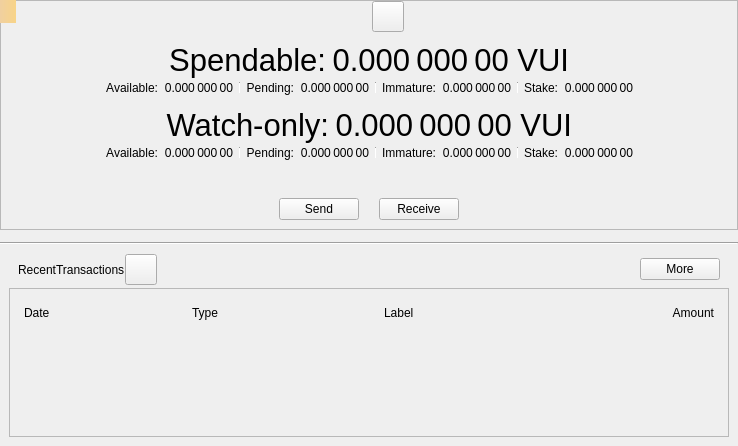
<?xml version="1.0" encoding="UTF-8"?>
<ui version="4.0">
 <class>OverviewPage</class>
 <widget class="QWidget" name="OverviewPage">
  <property name="geometry">
   <rect>
    <x>0</x>
    <y>0</y>
    <width>738</width>
    <height>446</height>
   </rect>
  </property>
  <property name="windowTitle">
   <string>Form</string>
  </property>
  <layout class="QVBoxLayout" name="verticalLayout_6">
   <property name="spacing">
    <number>0</number>
   </property>
   <property name="leftMargin">
    <number>0</number>
   </property>
   <property name="topMargin">
    <number>0</number>
   </property>
   <property name="rightMargin">
    <number>0</number>
   </property>
   <property name="bottomMargin">
    <number>0</number>
   </property>
   <item>
    <widget class="QFrame" name="frameBalances">
     <property name="frameShape">
      <enum>QFrame::StyledPanel</enum>
     </property>
     <property name="frameShadow">
      <enum>QFrame::Raised</enum>
     </property>
     <layout class="QVBoxLayout" name="verticalLayout_5">
      <property name="spacing">
       <number>0</number>
      </property>
      <property name="leftMargin">
       <number>0</number>
      </property>
      <property name="topMargin">
       <number>0</number>
      </property>
      <property name="rightMargin">
       <number>0</number>
      </property>
      <property name="bottomMargin">
       <number>0</number>
      </property>
      <item>
       <widget class="QWidget" name="widgetStatus" native="true">
        <layout class="QHBoxLayout" name="horizontalLayout_16">
         <property name="leftMargin">
          <number>0</number>
         </property>
         <property name="topMargin">
          <number>0</number>
         </property>
         <property name="rightMargin">
          <number>0</number>
         </property>
         <property name="bottomMargin">
          <number>0</number>
         </property>
         <item>
          <spacer name="horizontalSpacer_6">
           <property name="orientation">
            <enum>Qt::Horizontal</enum>
           </property>
           <property name="sizeHint" stdset="0">
            <size>
             <width>0</width>
             <height>20</height>
            </size>
           </property>
          </spacer>
         </item>
         <item>
          <widget class="QLabel" name="labelLogo">
           <property name="sizePolicy">
            <sizepolicy hsizetype="Fixed" vsizetype="Fixed">
             <horstretch>0</horstretch>
             <verstretch>0</verstretch>
            </sizepolicy>
           </property>
           <property name="minimumSize">
            <size>
             <width>32</width>
             <height>32</height>
            </size>
           </property>
          </widget>
         </item>
         <item>
          <widget class="QToolButton" name="labelWalletStatus">
           <property name="enabled">
            <bool>true</bool>
           </property>
           <property name="toolTip">
            <string>The displayed information may be out of date. Your wallet automatically synchronizes with the VuiCash network after a connection is established, but this process has not completed yet.</string>
           </property>
           <property name="text">
            <string/>
           </property>
           <property name="icon">
            <iconset>
             <normaloff>:/icons/warning</normaloff>
             <disabledoff>:/icons/warning</disabledoff>:/icons/warning</iconset>
           </property>
           <property name="iconSize">
            <size>
             <width>24</width>
             <height>24</height>
            </size>
           </property>
           <property name="flat" stdset="0">
            <bool>false</bool>
           </property>
          </widget>
         </item>
         <item>
          <spacer name="horizontalSpacer_5">
           <property name="orientation">
            <enum>Qt::Horizontal</enum>
           </property>
           <property name="sizeHint" stdset="0">
            <size>
             <width>0</width>
             <height>20</height>
            </size>
           </property>
          </spacer>
         </item>
        </layout>
       </widget>
      </item>
      <item>
       <widget class="QWidget" name="widgetWallet" native="true">
        <layout class="QVBoxLayout" name="verticalLayout_2">
         <property name="spacing">
          <number>0</number>
         </property>
         <item>
          <widget class="QWidget" name="widgetTotal" native="true">
           <layout class="QHBoxLayout" name="horizontalLayout">
            <property name="leftMargin">
             <number>0</number>
            </property>
            <property name="topMargin">
             <number>0</number>
            </property>
            <property name="rightMargin">
             <number>0</number>
            </property>
            <property name="bottomMargin">
             <number>0</number>
            </property>
            <item>
             <spacer name="horizontalSpacer_7">
              <property name="orientation">
               <enum>Qt::Horizontal</enum>
              </property>
              <property name="sizeHint" stdset="0">
               <size>
                <width>0</width>
                <height>20</height>
               </size>
              </property>
             </spacer>
            </item>
            <item>
             <widget class="QLabel" name="labelSpendable">
              <property name="font">
               <font>
                <pointsize>23</pointsize>
               </font>
              </property>
              <property name="text">
               <string>Spendable:</string>
              </property>
              <property name="alignment">
               <set>Qt::AlignRight|Qt::AlignTrailing|Qt::AlignVCenter</set>
              </property>
             </widget>
            </item>
            <item>
             <widget class="QLabel" name="labelTotal">
              <property name="font">
               <font>
                <pointsize>23</pointsize>
               </font>
              </property>
              <property name="cursor">
               <cursorShape>IBeamCursor</cursorShape>
              </property>
              <property name="toolTip">
               <string>Your current total balance</string>
              </property>
              <property name="text">
               <string notr="true">0.000 000 00 VUI</string>
              </property>
              <property name="alignment">
               <set>Qt::AlignRight|Qt::AlignTrailing|Qt::AlignVCenter</set>
              </property>
              <property name="textInteractionFlags">
               <set>Qt::LinksAccessibleByMouse|Qt::TextSelectableByMouse</set>
              </property>
             </widget>
            </item>
            <item>
             <spacer name="horizontalSpacer_8">
              <property name="orientation">
               <enum>Qt::Horizontal</enum>
              </property>
              <property name="sizeHint" stdset="0">
               <size>
                <width>0</width>
                <height>20</height>
               </size>
              </property>
             </spacer>
            </item>
           </layout>
          </widget>
         </item>
         <item>
          <layout class="QHBoxLayout" name="horizontalLayout_13">
           <property name="leftMargin">
            <number>0</number>
           </property>
           <property name="topMargin">
            <number>0</number>
           </property>
           <property name="rightMargin">
            <number>0</number>
           </property>
           <property name="bottomMargin">
            <number>0</number>
           </property>
           <item>
            <spacer name="horizontalSpacer_9">
             <property name="orientation">
              <enum>Qt::Horizontal</enum>
             </property>
             <property name="sizeHint" stdset="0">
              <size>
               <width>40</width>
               <height>20</height>
              </size>
             </property>
            </spacer>
           </item>
           <item>
            <widget class="QWidget" name="widgetBalance" native="true">
             <layout class="QHBoxLayout" name="horizontalLayout_2">
              <property name="leftMargin">
               <number>0</number>
              </property>
              <property name="topMargin">
               <number>0</number>
              </property>
              <property name="rightMargin">
               <number>0</number>
              </property>
              <property name="bottomMargin">
               <number>0</number>
              </property>
              <item>
               <widget class="QLabel" name="labelBalanceText">
                <property name="text">
                 <string>Available:</string>
                </property>
                <property name="alignment">
                 <set>Qt::AlignRight|Qt::AlignTrailing|Qt::AlignVCenter</set>
                </property>
               </widget>
              </item>
              <item>
               <widget class="QLabel" name="labelBalance">
                <property name="cursor">
                 <cursorShape>IBeamCursor</cursorShape>
                </property>
                <property name="toolTip">
                 <string>Your current spendable balance</string>
                </property>
                <property name="text">
                 <string notr="true">0.000 000 00</string>
                </property>
                <property name="alignment">
                 <set>Qt::AlignRight|Qt::AlignTrailing|Qt::AlignVCenter</set>
                </property>
                <property name="textInteractionFlags">
                 <set>Qt::LinksAccessibleByMouse|Qt::TextSelectableByMouse</set>
                </property>
               </widget>
              </item>
             </layout>
            </widget>
           </item>
           <item>
            <widget class="QWidget" name="widgetPending" native="true">
             <layout class="QHBoxLayout" name="horizontalLayout_3">
              <property name="leftMargin">
               <number>6</number>
              </property>
              <property name="topMargin">
               <number>0</number>
              </property>
              <property name="rightMargin">
               <number>0</number>
              </property>
              <property name="bottomMargin">
               <number>0</number>
              </property>
              <item>
               <widget class="Line" name="vLine">
                <property name="maximumSize">
                 <size>
                  <width>1</width>
                  <height>12</height>
                 </size>
                </property>
                <property name="orientation">
                 <enum>Qt::Vertical</enum>
                </property>
               </widget>
              </item>
              <item>
               <widget class="QLabel" name="labelPendingText">
                <property name="text">
                 <string>Pending:</string>
                </property>
                <property name="alignment">
                 <set>Qt::AlignRight|Qt::AlignTrailing|Qt::AlignVCenter</set>
                </property>
               </widget>
              </item>
              <item>
               <widget class="QLabel" name="labelUnconfirmed">
                <property name="cursor">
                 <cursorShape>IBeamCursor</cursorShape>
                </property>
                <property name="toolTip">
                 <string>Total of transactions that have yet to be confirmed, and do not yet count toward the spendable balance</string>
                </property>
                <property name="text">
                 <string notr="true">0.000 000 00</string>
                </property>
                <property name="alignment">
                 <set>Qt::AlignRight|Qt::AlignTrailing|Qt::AlignVCenter</set>
                </property>
                <property name="textInteractionFlags">
                 <set>Qt::LinksAccessibleByMouse|Qt::TextSelectableByMouse</set>
                </property>
               </widget>
              </item>
             </layout>
            </widget>
           </item>
           <item>
            <widget class="QWidget" name="widgetImmature" native="true">
             <layout class="QHBoxLayout" name="horizontalLayout_4">
              <property name="leftMargin">
               <number>6</number>
              </property>
              <property name="topMargin">
               <number>0</number>
              </property>
              <property name="rightMargin">
               <number>0</number>
              </property>
              <property name="bottomMargin">
               <number>0</number>
              </property>
              <item>
               <widget class="Line" name="vLine_2">
                <property name="maximumSize">
                 <size>
                  <width>1</width>
                  <height>12</height>
                 </size>
                </property>
                <property name="orientation">
                 <enum>Qt::Vertical</enum>
                </property>
               </widget>
              </item>
              <item>
               <widget class="QLabel" name="labelImmatureText">
                <property name="text">
                 <string>Immature:</string>
                </property>
                <property name="alignment">
                 <set>Qt::AlignRight|Qt::AlignTrailing|Qt::AlignVCenter</set>
                </property>
               </widget>
              </item>
              <item>
               <widget class="QLabel" name="labelImmature">
                <property name="cursor">
                 <cursorShape>IBeamCursor</cursorShape>
                </property>
                <property name="toolTip">
                 <string>Mined balance that has not yet matured</string>
                </property>
                <property name="text">
                 <string notr="true">0.000 000 00</string>
                </property>
                <property name="alignment">
                 <set>Qt::AlignRight|Qt::AlignTrailing|Qt::AlignVCenter</set>
                </property>
                <property name="textInteractionFlags">
                 <set>Qt::LinksAccessibleByMouse|Qt::TextSelectableByMouse</set>
                </property>
               </widget>
              </item>
             </layout>
            </widget>
           </item>
           <item>
            <widget class="QWidget" name="widgetStake" native="true">
             <layout class="QHBoxLayout" name="horizontalLayout_7">
              <property name="leftMargin">
               <number>6</number>
              </property>
              <property name="topMargin">
               <number>0</number>
              </property>
              <property name="rightMargin">
               <number>0</number>
              </property>
              <property name="bottomMargin">
               <number>0</number>
              </property>
              <item>
               <widget class="Line" name="vLine_3">
                <property name="maximumSize">
                 <size>
                  <width>1</width>
                  <height>12</height>
                 </size>
                </property>
                <property name="orientation">
                 <enum>Qt::Vertical</enum>
                </property>
               </widget>
              </item>
              <item>
               <widget class="QLabel" name="labelStakeText">
                <property name="text">
                 <string>Stake:</string>
                </property>
                <property name="alignment">
                 <set>Qt::AlignRight|Qt::AlignTrailing|Qt::AlignVCenter</set>
                </property>
               </widget>
              </item>
              <item>
               <widget class="QLabel" name="labelStake">
                <property name="text">
                 <string>0.000 000 00</string>
                </property>
                <property name="alignment">
                 <set>Qt::AlignRight|Qt::AlignTrailing|Qt::AlignVCenter</set>
                </property>
                <property name="textInteractionFlags">
                 <set>Qt::LinksAccessibleByMouse|Qt::TextSelectableByMouse</set>
                </property>
               </widget>
              </item>
             </layout>
            </widget>
           </item>
           <item>
            <spacer name="horizontalSpacer_10">
             <property name="orientation">
              <enum>Qt::Horizontal</enum>
             </property>
             <property name="sizeHint" stdset="0">
              <size>
               <width>40</width>
               <height>20</height>
              </size>
             </property>
            </spacer>
           </item>
          </layout>
         </item>
        </layout>
       </widget>
      </item>
      <item>
       <widget class="QWidget" name="widgetWatch" native="true">
        <layout class="QVBoxLayout" name="verticalLayout_4">
         <property name="spacing">
          <number>0</number>
         </property>
         <property name="topMargin">
          <number>0</number>
         </property>
         <property name="bottomMargin">
          <number>0</number>
         </property>
         <item>
          <widget class="QWidget" name="widgetWatchTotal" native="true">
           <layout class="QHBoxLayout" name="horizontalLayout_8">
            <property name="leftMargin">
             <number>0</number>
            </property>
            <property name="topMargin">
             <number>0</number>
            </property>
            <property name="rightMargin">
             <number>0</number>
            </property>
            <property name="bottomMargin">
             <number>0</number>
            </property>
            <item>
             <spacer name="horizontalSpacer_11">
              <property name="orientation">
               <enum>Qt::Horizontal</enum>
              </property>
              <property name="sizeHint" stdset="0">
               <size>
                <width>0</width>
                <height>20</height>
               </size>
              </property>
             </spacer>
            </item>
            <item>
             <widget class="QLabel" name="labelWatchonly">
              <property name="font">
               <font>
                <pointsize>23</pointsize>
               </font>
              </property>
              <property name="text">
               <string>Watch-only:</string>
              </property>
              <property name="alignment">
               <set>Qt::AlignRight|Qt::AlignTrailing|Qt::AlignVCenter</set>
              </property>
             </widget>
            </item>
            <item>
             <widget class="QLabel" name="labelWatchTotal">
              <property name="font">
               <font>
                <pointsize>23</pointsize>
               </font>
              </property>
              <property name="cursor">
               <cursorShape>IBeamCursor</cursorShape>
              </property>
              <property name="toolTip">
               <string>Current total balance in watch-only addresses</string>
              </property>
              <property name="text">
               <string notr="true">0.000 000 00 VUI</string>
              </property>
              <property name="alignment">
               <set>Qt::AlignRight|Qt::AlignTrailing|Qt::AlignVCenter</set>
              </property>
              <property name="textInteractionFlags">
               <set>Qt::LinksAccessibleByMouse|Qt::TextSelectableByMouse</set>
              </property>
             </widget>
            </item>
            <item>
             <spacer name="horizontalSpacer_12">
              <property name="orientation">
               <enum>Qt::Horizontal</enum>
              </property>
              <property name="sizeHint" stdset="0">
               <size>
                <width>0</width>
                <height>20</height>
               </size>
              </property>
             </spacer>
            </item>
           </layout>
          </widget>
         </item>
         <item>
          <layout class="QHBoxLayout" name="horizontalLayout_14">
           <property name="leftMargin">
            <number>0</number>
           </property>
           <property name="rightMargin">
            <number>0</number>
           </property>
           <item>
            <spacer name="horizontalSpacer_13">
             <property name="orientation">
              <enum>Qt::Horizontal</enum>
             </property>
             <property name="sizeHint" stdset="0">
              <size>
               <width>0</width>
               <height>20</height>
              </size>
             </property>
            </spacer>
           </item>
           <item>
            <widget class="QWidget" name="widgetWatchAvailable" native="true">
             <layout class="QHBoxLayout" name="horizontalLayout_9">
              <property name="leftMargin">
               <number>0</number>
              </property>
              <property name="topMargin">
               <number>0</number>
              </property>
              <property name="rightMargin">
               <number>0</number>
              </property>
              <property name="bottomMargin">
               <number>0</number>
              </property>
              <item>
               <widget class="QLabel" name="labelWatchAvailableText">
                <property name="text">
                 <string>Available:</string>
                </property>
                <property name="alignment">
                 <set>Qt::AlignRight|Qt::AlignTrailing|Qt::AlignVCenter</set>
                </property>
               </widget>
              </item>
              <item>
               <widget class="QLabel" name="labelWatchAvailable">
                <property name="cursor">
                 <cursorShape>IBeamCursor</cursorShape>
                </property>
                <property name="toolTip">
                 <string>Your current balance in watch-only addresses</string>
                </property>
                <property name="text">
                 <string notr="true">0.000 000 00</string>
                </property>
                <property name="alignment">
                 <set>Qt::AlignRight|Qt::AlignTrailing|Qt::AlignVCenter</set>
                </property>
                <property name="textInteractionFlags">
                 <set>Qt::LinksAccessibleByMouse|Qt::TextSelectableByMouse</set>
                </property>
               </widget>
              </item>
             </layout>
            </widget>
           </item>
           <item>
            <widget class="QWidget" name="widgetWatchPending" native="true">
             <layout class="QHBoxLayout" name="horizontalLayout_10">
              <property name="leftMargin">
               <number>6</number>
              </property>
              <property name="topMargin">
               <number>0</number>
              </property>
              <property name="rightMargin">
               <number>0</number>
              </property>
              <property name="bottomMargin">
               <number>0</number>
              </property>
              <item>
               <widget class="Line" name="vLine_4">
                <property name="maximumSize">
                 <size>
                  <width>1</width>
                  <height>12</height>
                 </size>
                </property>
                <property name="orientation">
                 <enum>Qt::Vertical</enum>
                </property>
               </widget>
              </item>
              <item>
               <widget class="QLabel" name="labelWatchPendingText">
                <property name="text">
                 <string>Pending:</string>
                </property>
                <property name="alignment">
                 <set>Qt::AlignRight|Qt::AlignTrailing|Qt::AlignVCenter</set>
                </property>
               </widget>
              </item>
              <item>
               <widget class="QLabel" name="labelWatchPending">
                <property name="cursor">
                 <cursorShape>IBeamCursor</cursorShape>
                </property>
                <property name="toolTip">
                 <string>Unconfirmed transactions to watch-only addresses</string>
                </property>
                <property name="text">
                 <string notr="true">0.000 000 00</string>
                </property>
                <property name="alignment">
                 <set>Qt::AlignRight|Qt::AlignTrailing|Qt::AlignVCenter</set>
                </property>
                <property name="textInteractionFlags">
                 <set>Qt::LinksAccessibleByMouse|Qt::TextSelectableByMouse</set>
                </property>
               </widget>
              </item>
             </layout>
            </widget>
           </item>
           <item>
            <widget class="QWidget" name="widgetWatchImmature" native="true">
             <layout class="QHBoxLayout" name="horizontalLayout_11">
              <property name="leftMargin">
               <number>6</number>
              </property>
              <property name="topMargin">
               <number>0</number>
              </property>
              <property name="rightMargin">
               <number>0</number>
              </property>
              <property name="bottomMargin">
               <number>0</number>
              </property>
              <item>
               <widget class="Line" name="vLine_5">
                <property name="maximumSize">
                 <size>
                  <width>1</width>
                  <height>12</height>
                 </size>
                </property>
                <property name="orientation">
                 <enum>Qt::Vertical</enum>
                </property>
               </widget>
              </item>
              <item>
               <widget class="QLabel" name="labelWatchImmatureText">
                <property name="text">
                 <string>Immature:</string>
                </property>
                <property name="alignment">
                 <set>Qt::AlignRight|Qt::AlignTrailing|Qt::AlignVCenter</set>
                </property>
               </widget>
              </item>
              <item>
               <widget class="QLabel" name="labelWatchImmature">
                <property name="cursor">
                 <cursorShape>IBeamCursor</cursorShape>
                </property>
                <property name="toolTip">
                 <string>Mined balance in watch-only addresses that has not yet matured</string>
                </property>
                <property name="text">
                 <string notr="true">0.000 000 00</string>
                </property>
                <property name="alignment">
                 <set>Qt::AlignRight|Qt::AlignTrailing|Qt::AlignVCenter</set>
                </property>
                <property name="textInteractionFlags">
                 <set>Qt::LinksAccessibleByMouse|Qt::TextSelectableByMouse</set>
                </property>
               </widget>
              </item>
             </layout>
            </widget>
           </item>
           <item>
            <widget class="QWidget" name="widgetWatchStake" native="true">
             <layout class="QHBoxLayout" name="horizontalLayout_12">
              <property name="leftMargin">
               <number>6</number>
              </property>
              <property name="topMargin">
               <number>0</number>
              </property>
              <property name="rightMargin">
               <number>0</number>
              </property>
              <property name="bottomMargin">
               <number>0</number>
              </property>
              <item>
               <widget class="Line" name="vLine_6">
                <property name="maximumSize">
                 <size>
                  <width>1</width>
                  <height>12</height>
                 </size>
                </property>
                <property name="orientation">
                 <enum>Qt::Vertical</enum>
                </property>
               </widget>
              </item>
              <item>
               <widget class="QLabel" name="labelWatchStakeText">
                <property name="text">
                 <string>Stake:</string>
                </property>
                <property name="alignment">
                 <set>Qt::AlignRight|Qt::AlignTrailing|Qt::AlignVCenter</set>
                </property>
               </widget>
              </item>
              <item>
               <widget class="QLabel" name="labelWatchStake">
                <property name="text">
                 <string>0.000 000 00</string>
                </property>
                <property name="alignment">
                 <set>Qt::AlignRight|Qt::AlignTrailing|Qt::AlignVCenter</set>
                </property>
                <property name="textInteractionFlags">
                 <set>Qt::LinksAccessibleByMouse|Qt::TextSelectableByMouse</set>
                </property>
               </widget>
              </item>
             </layout>
            </widget>
           </item>
           <item>
            <spacer name="horizontalSpacer_14">
             <property name="orientation">
              <enum>Qt::Horizontal</enum>
             </property>
             <property name="sizeHint" stdset="0">
              <size>
               <width>0</width>
               <height>20</height>
              </size>
             </property>
            </spacer>
           </item>
          </layout>
         </item>
        </layout>
       </widget>
      </item>
      <item>
       <widget class="QWidget" name="widgetTransaction" native="true">
        <layout class="QHBoxLayout" name="horizontalLayout_15">
         <property name="spacing">
          <number>20</number>
         </property>
         <property name="topMargin">
          <number>35</number>
         </property>
         <item>
          <spacer name="horizontalSpacer_15">
           <property name="orientation">
            <enum>Qt::Horizontal</enum>
           </property>
           <property name="sizeHint" stdset="0">
            <size>
             <width>0</width>
             <height>20</height>
            </size>
           </property>
          </spacer>
         </item>
         <item>
          <widget class="VuiCashPushButton" name="buttonSend">
           <property name="text">
            <string>Send</string>
           </property>
          </widget>
         </item>
         <item>
          <widget class="VuiCashPushButton" name="buttonReceive">
           <property name="text">
            <string>Receive</string>
           </property>
          </widget>
         </item>
         <item>
          <spacer name="horizontalSpacer_16">
           <property name="orientation">
            <enum>Qt::Horizontal</enum>
           </property>
           <property name="sizeHint" stdset="0">
            <size>
             <width>0</width>
             <height>20</height>
            </size>
           </property>
          </spacer>
         </item>
        </layout>
       </widget>
      </item>
     </layout>
    </widget>
   </item>
   <item>
    <spacer name="verticalSpacer_5">
     <property name="orientation">
      <enum>Qt::Vertical</enum>
     </property>
     <property name="sizeType">
      <enum>QSizePolicy::Fixed</enum>
     </property>
     <property name="sizeHint" stdset="0">
      <size>
       <width>20</width>
       <height>12</height>
      </size>
     </property>
    </spacer>
   </item>
   <item>
    <widget class="Line" name="hLine">
     <property name="orientation">
      <enum>Qt::Horizontal</enum>
     </property>
    </widget>
   </item>
   <item>
    <spacer name="verticalSpacer_4">
     <property name="orientation">
      <enum>Qt::Vertical</enum>
     </property>
     <property name="sizeType">
      <enum>QSizePolicy::Fixed</enum>
     </property>
     <property name="sizeHint" stdset="0">
      <size>
       <width>20</width>
       <height>0</height>
      </size>
     </property>
    </spacer>
   </item>
   <item>
    <widget class="QWidget" name="widgetRecent" native="true">
     <layout class="QVBoxLayout" name="verticalLayout">
      <property name="spacing">
       <number>0</number>
      </property>
      <item>
       <layout class="QHBoxLayout" name="horizontalLayout_6">
        <property name="leftMargin">
         <number>9</number>
        </property>
        <property name="rightMargin">
         <number>9</number>
        </property>
        <property name="bottomMargin">
         <number>3</number>
        </property>
        <item>
         <widget class="QLabel" name="labelRecentTransactions">
          <property name="text">
           <string>RecentTransactions</string>
          </property>
         </widget>
        </item>
        <item>
         <widget class="QToolButton" name="labelTransactionsStatus">
          <property name="enabled">
           <bool>true</bool>
          </property>
          <property name="toolTip">
           <string>The displayed information may be out of date. Your wallet automatically synchronizes with the VuiCash network after a connection is established, but this process has not completed yet.</string>
          </property>
          <property name="text">
           <string/>
          </property>
          <property name="icon">
           <iconset>
            <normaloff>:/icons/warning</normaloff>
            <disabledoff>:/icons/warning</disabledoff>:/icons/warning</iconset>
          </property>
          <property name="iconSize">
           <size>
            <width>24</width>
            <height>24</height>
           </size>
          </property>
          <property name="flat" stdset="0">
           <bool>false</bool>
          </property>
         </widget>
        </item>
        <item>
         <spacer name="horizontalSpacer_3">
          <property name="orientation">
           <enum>Qt::Horizontal</enum>
          </property>
          <property name="sizeHint" stdset="0">
           <size>
            <width>0</width>
            <height>20</height>
           </size>
          </property>
         </spacer>
        </item>
        <item>
         <widget class="QPushButton" name="showMoreButton">
          <property name="text">
           <string>More</string>
          </property>
         </widget>
        </item>
       </layout>
      </item>
      <item>
       <layout class="QVBoxLayout" name="verticalLayout_3">
        <item>
         <widget class="QFrame" name="frameRecentTransactions">
          <property name="frameShape">
           <enum>QFrame::StyledPanel</enum>
          </property>
          <property name="frameShadow">
           <enum>QFrame::Raised</enum>
          </property>
          <layout class="QVBoxLayout" name="verticalLayout_8">
           <item>
            <widget class="QWidget" name="widget_header" native="true">
             <layout class="QHBoxLayout" name="horizontalLayout_5">
              <property name="spacing">
               <number>5</number>
              </property>
              <property name="leftMargin">
               <number>5</number>
              </property>
              <property name="topMargin">
               <number>5</number>
              </property>
              <property name="rightMargin">
               <number>5</number>
              </property>
              <property name="bottomMargin">
               <number>5</number>
              </property>
              <item>
               <widget class="QLabel" name="labelDate">
                <property name="text">
                 <string>Date</string>
                </property>
               </widget>
              </item>
              <item>
               <widget class="QLabel" name="labelType">
                <property name="text">
                 <string>Type</string>
                </property>
               </widget>
              </item>
              <item>
               <spacer name="horizontalSpacer_2">
                <property name="orientation">
                 <enum>Qt::Horizontal</enum>
                </property>
                <property name="sizeType">
                 <enum>QSizePolicy::Fixed</enum>
                </property>
                <property name="sizeHint" stdset="0">
                 <size>
                  <width>25</width>
                  <height>20</height>
                 </size>
                </property>
               </spacer>
              </item>
              <item>
               <widget class="QLabel" name="labelAddress">
                <property name="text">
                 <string>Label</string>
                </property>
               </widget>
              </item>
              <item>
               <widget class="QLabel" name="labelAmount">
                <property name="text">
                 <string>Amount</string>
                </property>
                <property name="alignment">
                 <set>Qt::AlignRight|Qt::AlignTrailing|Qt::AlignVCenter</set>
                </property>
               </widget>
              </item>
             </layout>
            </widget>
           </item>
           <item>
            <widget class="QListView" name="listTransactions">
             <property name="styleSheet">
              <string notr="true">QListView { background: transparent; }</string>
             </property>
             <property name="frameShape">
              <enum>QFrame::NoFrame</enum>
             </property>
             <property name="verticalScrollBarPolicy">
              <enum>Qt::ScrollBarAlwaysOff</enum>
             </property>
             <property name="horizontalScrollBarPolicy">
              <enum>Qt::ScrollBarAlwaysOff</enum>
             </property>
            </widget>
           </item>
          </layout>
         </widget>
        </item>
       </layout>
      </item>
     </layout>
    </widget>
   </item>
  </layout>
  <widget class="QLabel" name="labelAlerts">
   <property name="geometry">
    <rect>
     <x>0</x>
     <y>0</y>
     <width>16</width>
     <height>23</height>
    </rect>
   </property>
   <property name="visible">
    <bool>false</bool>
   </property>
   <property name="styleSheet">
    <string notr="true">QLabel { background-color: qlineargradient(x1: 0, y1: 0, x2: 1, y2: 0, stop:0 #F0D0A0, stop:1 #F8D488); color:#000000; }</string>
   </property>
   <property name="wordWrap">
    <bool>true</bool>
   </property>
   <property name="margin">
    <number>3</number>
   </property>
   <property name="textInteractionFlags">
    <set>Qt::TextSelectableByMouse</set>
   </property>
  </widget>
 </widget>
 <customwidgets>
  <customwidget>
   <class>VuiCashPushButton</class>
   <extends>QPushButton</extends>
   <header>qt/vuicashpushbutton.h</header>
  </customwidget>
 </customwidgets>
 <resources/>
 <connections/>
</ui>
